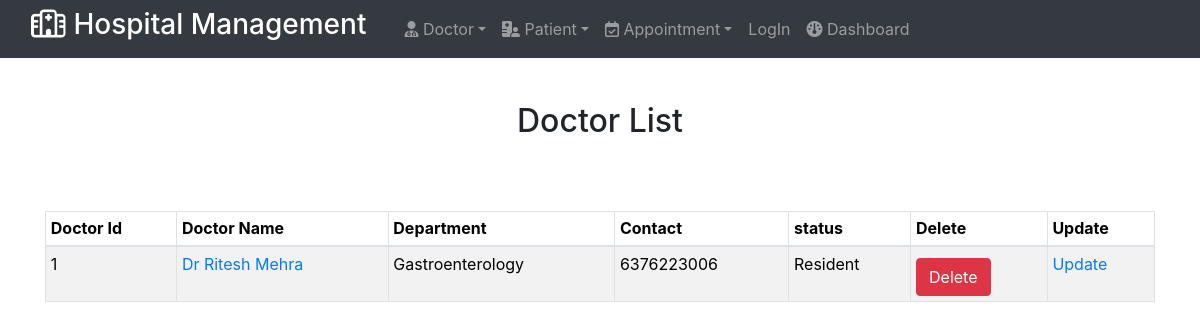
The page /viewdoctor on the database its author committed.
### hospital/models.py (models this page shows, shortened)
class Doctor(models.Model):
    name=models.CharField(max_length=255)
    department=models.CharField(max_length=255)
    mobile=models.IntegerField()
    status=models.CharField(max_length=150)
    doctor_ap_date=models.DateField(auto_now=True)
    fees=models.IntegerField(default=350)
    resident=models.TextField(default="-")

### hospital/views.py (the view)
# urls.py: path('viewdoctor',views.viewdoctor,name='viewdoctor'),
def viewdoctor(request):
    doc=Doctor.objects.all().order_by('name')
    context={'doc_list':doc}
    return render(request, 'viewdoctor.html',context)

### templates/viewdoctor.html (shortened to what this page needs)
{% extends "index.html" %}
{% block body %}
<div class="container">
    <center><h2>Doctor List</h2></center>
    <br><br>
    <table class="table table-striped table-bordered table-sm" id="dtBasicExample">
        <thead>
            <tr>
                <th class="th-sm">Doctor Id</th>
                <th class="th-sm">Doctor Name</th>
                <th class="th-sm">Department</th>
                <th class="th-sm">Contact</th>
                <th class="th-sm">status</th>
                <th class="th-sm">Delete</th>
                <th class="th-sm">Update</th>
            </tr>
        </thead>
        <tbody>
            {% for t in doc_list %}
            <tr>
                <td>{{t.id}}</td>
                <td><a href="{% url 'doctor_detail' t.id %}">{{t.name}}</a></td>
                <td>{{t.department}}</td>
                <td>{{t.mobile}}</td>
                <td>{{t.status}}</td>
                <td><a href="{% url 'deletedoctor' t.id %}" onclick="return confirm('Are you sure you want to delete?')" class="btn btn-danger"> Delete</a></td>
                <td><a href="{% url 'updatedoctor' t.id %}"> Update</a></td>
            </tr>
            {% endfor %}
        </tbody>
    </table>
</div>
{% endblock body %}

### static/hospital.css (style rules this page uses)
body { width:100%; }
h2 { text-align: center; margin-top: 4%; margin-bottom: 2%; }
.btn { margin-top:5%; }

### rows shown on the page
Doctor: id "1", name "Dr Ritesh Mehra", department "Gastroenterology", mobile "6376223006", status "Resident"
